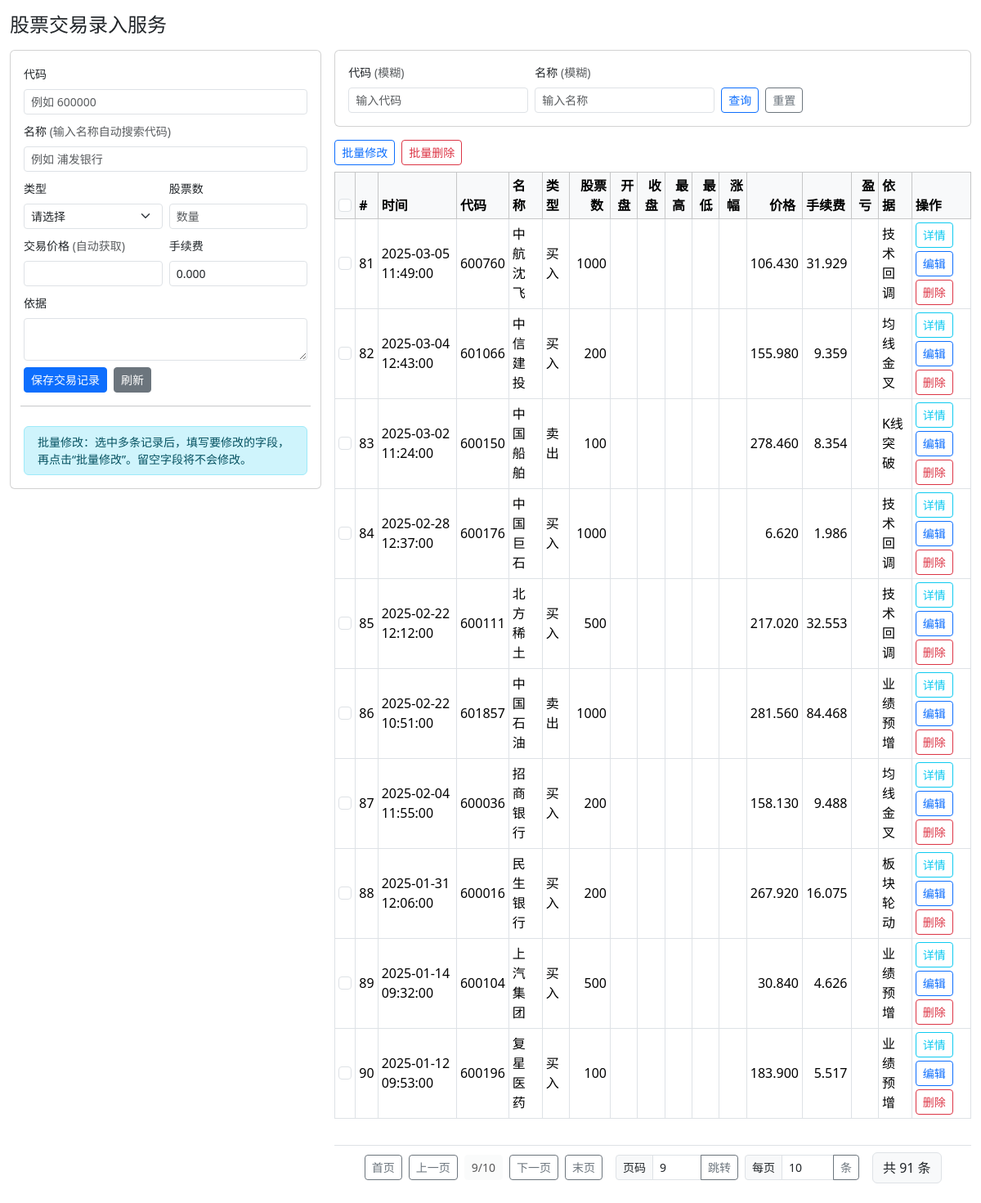
The app's page /?stock_code=&page=9&per_page=10 with its own data.
### tables this page shows
CREATE TABLE trade_records (
        id INTEGER PRIMARY KEY AUTOINCREMENT,
        trade_time TIMESTAMP NOT NULL,
        stock_code TEXT NOT NULL,
        stock_name TEXT NOT NULL,
        trade_type TEXT NOT NULL,
        quantity INTEGER NOT NULL,
        opening_price REAL,
        closing_price REAL,
        trade_price REAL NOT NULL,
        commission_fee REAL NOT NULL DEFAULT 0,
        profit_loss REAL,
        profit_loss_reason TEXT,
        trade_basis TEXT NOT NULL,
        created_at TIMESTAMP DEFAULT CURRENT_TIMESTAMP,
        updated_at TIMESTAMP DEFAULT CURRENT_TIMESTAMP
    , high_price REAL, low_price REAL);

### web_app.py (the view)
@app.route('/')
def index():
    stock_code = request.args.get('stock_code', '').strip()
    stock_name = request.args.get('stock_name', '').strip()
    page = request.args.get('page', str(1))
    per_page = request.args.get('per_page', str(PAGE_SIZE))
    current_page = parse_int(page, 1)
    current_per_page = parse_int(per_page, PAGE_SIZE)
    current_per_page = max(1, min(current_per_page, 1000))
    total = count_records(
        stock_code if stock_code else None,
        stock_name if stock_name else None
    )
    total_pages = max(1, (total + current_per_page - 1) // current_per_page)
    current_page = min(current_page, total_pages)
    records = query_records(
        stock_code if stock_code else None,
        stock_name if stock_name else None,
        page=current_page,
        per_page=current_per_page
    )
    summary = get_stock_summary(stock_code) if stock_code else None
    return render_template(
        'index.html',
        records=records,
        summary=summary,
        stock_code=stock_code,
        stock_name=stock_name,
        current_page=current_page,
        current_per_page=current_per_page,
        total_pages=total_pages,
        total_records=total,
        per_page_options=PER_PAGE_OPTIONS,
    )

### trade_service.py (called while the page is built)
def format_trade_time(raw_time: Optional[str]) -> Optional[str]:
    if raw_time is None:
        return None
    try:
        parsed = datetime.fromisoformat(raw_time)
        return parsed.strftime('%Y-%m-%d %H:%M:%S')
    except ValueError:
        try:
            parsed = datetime.strptime(raw_time, '%Y-%m-%d %H:%M:%S')
            return parsed.strftime('%Y-%m-%d %H:%M:%S')
        except ValueError:
            return raw_time

def count_records(stock_code: Optional[str] = None, stock_name: Optional[str] = None) -> int:
    conn = sqlite3.connect(DB_FILE)
    cursor = conn.cursor()
    conditions = []
    params = []
    if stock_code:
        conditions.append('stock_code LIKE ?')
        params.append(f'%{stock_code.upper()}%')
    if stock_name:
        conditions.append('stock_name LIKE ?')
        params.append(f'%{stock_name}%')
    if conditions:
        where_clause = 'WHERE ' + ' AND '.join(conditions)
        cursor.execute(f'SELECT COUNT(*) FROM trade_records {where_clause}', tuple(params))
    else:
        cursor.execute('SELECT COUNT(*) FROM trade_records')
    total = cursor.fetchone()[0]
    conn.close()
    return total

### web_app.py (called while the page is built)
@app.template_filter('decimal3')
def decimal3(value):
    if value is None:
        return ''
    try:
        return f"{float(value):.3f}"
    except (TypeError, ValueError):
        return value

def parse_int(value: str, default: int) -> int:
    try:
        return max(1, int(value))
    except (TypeError, ValueError):
        return default

### templates/index.html (shortened to what this page needs)
<!DOCTYPE html>
<html lang="zh-CN">
<head>
    <link rel="stylesheet" href="{{ url_for('static', filename='css/bootstrap.min.css') }}" />
</head>
<body>
<div class="container-fluid py-3">
    <h1 class="mb-3 fs-4">股票交易录入服务</h1>
    <div class="row gx-3">
        <div class="col-xl-4">
            <div class="card mb-3">
                <div class="card-body py-3">
                    <form id="main-form" action="{{ url_for('submit') }}" method="post" class="row gx-2 gy-2">
                        <div class="col-12 position-relative">
                            <label class="form-label small">代码</label>
                            <input type="text" name="stock_code" id="stock_code_input" class="form-control form-control-sm" placeholder="例如 600000" value="{{ edit_record.stock_code if edit_record else stock_code }}" />
                        </div>
                        <div class="col-12">
                            <label class="form-label small">名称 <span class="text-muted">(输入名称自动搜索代码)</span></label>
                            <input type="text" name="stock_name" id="stock_name_input" class="form-control form-control-sm" placeholder="例如 浦发银行" value="{{ edit_record.stock_name if edit_record else '' }}" />
                        </div>
                        <div class="col-6">
                            <label class="form-label small">类型</label>
                            <select name="trade_type" class="form-select form-select-sm" required>
                                <option value="" {% if not edit_record %}selected{% endif %}>请选择</option>
                            </select>
                        </div>
                        <div class="col-6">
                            <label class="form-label small">股票数</label>
                            <input type="number" name="quantity" class="form-control form-control-sm" min="1" placeholder="数量" required value="{{ edit_record.quantity if edit_record else '' }}" />
                        </div>
                        <div class="col-6">
                            <label class="form-label small">交易价格 <span class="text-muted">(自动获取)</span></label>
                            <input type="text" name="trade_price" id="trade_price" class="form-control form-control-sm" required value="{{ edit_record.trade_price|decimal3 if edit_record and edit_record.trade_price is not none else '' }}" />
                        </div>
                        <div class="col-6">
                            <label class="form-label small">手续费</label>
                            <input type="text" name="commission_fee" class="form-control form-control-sm" value="{{ edit_record.commission_fee|decimal3 if edit_record and edit_record.commission_fee is not none else '0.000' }}" />
                        </div>
                        <div class="col-12">
                            <label class="form-label small">依据</label>
                            <textarea name="trade_basis" class="form-control form-control-sm" rows="2" required>{{ edit_record.trade_basis if edit_record else '' }}</textarea>
                        </div>
                        <div class="col-12 d-flex flex-wrap gap-2 align-items-center">
                            <button type="submit" class="btn btn-primary btn-sm">{% if edit_record %}更新交易记录{% else %}保存交易记录{% endif %}</button>
                            <a href="{{ url_for('index', stock_code=stock_code, page=current_page, per_page=current_per_page) }}" class="btn btn-secondary btn-sm">刷新</a>
                        </div>
                        <hr class="my-3">
                        <div class="col-12">
                            <div class="alert alert-info py-2 mb-0 small">
                                批量修改：选中多条记录后，填写要修改的字段，再点击“批量修改”。留空字段将不会修改。
                            </div>
                        </div>
                    </form>
                </div>
            </div>
        </div>
        <div class="col-xl-8">
            <div class="card mb-3">
                <div class="card-body">
                    <form method="get" action="{{ url_for('index') }}" class="row g-2 align-items-end">
                        <div class="col-auto">
                            <label class="form-label small d-block">代码 <span class="text-muted">(模糊)</span></label>
                            <input type="text" name="stock_code" class="form-control form-control-sm" placeholder="输入代码" value="{{ stock_code }}" />
                        </div>
                        <div class="col-auto">
                            <label class="form-label small d-block">名称 <span class="text-muted">(模糊)</span></label>
                            <input type="text" name="stock_name" class="form-control form-control-sm" placeholder="输入名称" value="{{ stock_name }}" />
                        </div>
                        <div class="col-auto d-flex gap-2">
                            <button type="submit" class="btn btn-outline-primary btn-sm">查询</button>
                            <a href="{{ url_for('index') }}" class="btn btn-outline-secondary btn-sm">重置</a>
                        </div>
                    </form>
                </div>
            </div>
            <div class="d-flex flex-wrap gap-2 justify-content-start mb-2">
                <button type="button" form="main-form" formaction="{{ url_for('bulk_action', stock_code=stock_code, page=current_page, per_page=current_per_page) }}" formmethod="post" name="action" value="update" class="btn btn-outline-primary btn-sm">批量修改</button>
                <button type="button" form="main-form" formaction="{{ url_for('bulk_action', stock_code=stock_code, page=current_page, per_page=current_per_page) }}" formmethod="post" name="action" value="delete" class="btn btn-outline-danger btn-sm" onclick="return confirmBulkDelete(this);">批量删除</button>
            </div>
            <div class="table-responsive mb-3">
                <table class="table table-sm table-bordered align-middle">
            <thead class="table-light">
                <tr>
                    <th>
                        <input class="form-check-input" type="checkbox" id="select-all" />
                    </th>
                    <th>#</th>
                    <th class="sortable" data-sort-key="trade_time">时间 </th>
                    <th class="sortable" data-sort-key="stock_code">代码 </th>
                    <th class="sortable" data-sort-key="stock_name">名称 </th>
                    <th class="sortable" data-sort-key="trade_type">类型 </th>
                    <th class="sortable text-end" data-sort-key="quantity">股票数 </th>
                    <th class="sortable text-end" data-sort-key="opening_price">开盘 </th>
                    <th class="sortable text-end" data-sort-key="closing_price">收盘 </th>
                    <th class="sortable text-end" data-sort-key="high_price">最高 </th>
                    <th class="sortable text-end" data-sort-key="low_price">最低 </th>
                    <th class="sortable text-end" data-sort-key="change_ratio">涨幅 </th>
                    <th class="sortable text-end" data-sort-key="trade_price">价格 </th>
                    <th class="sortable text-end" data-sort-key="commission_fee">手续费 </th>
                    <th class="sortable text-end" data-sort-key="profit_loss">盈亏 </th>
                    <th class="sortable" data-sort-key="trade_basis">依据 </th>
                    <th>操作</th>
                </tr>
            </thead>
            <tbody>
                {% for row in records %}
                <tr>
                    <td>
                        <input class="form-check-input select-record" type="checkbox" name="selected_ids" value="{{ row.id }}" form="main-form" />
                    </td>
                    <td>{{ (current_page - 1) * current_per_page + loop.index }}</td>
                    <td>{{ row.trade_time }}</td>
                    <td>{{ row.stock_code or '' }}</td>
                    <td>{{ row.stock_name }}</td>
                    <td>{{ '买入' if row.trade_type == 'buy' else '卖出' if row.trade_type == 'sell' else row.trade_type }}</td>
                    <td class="text-end">{{ row.quantity }}</td>
                    <td class="text-end">{{ row.opening_price|decimal3 }}</td>
                    <td class="text-end">{{ row.closing_price|decimal3 }}</td>
                    <td class="text-end">{{ row.high_price|decimal3 }}</td>
                    <td class="text-end">{{ row.low_price|decimal3 }}</td>
                    <td class="text-end"></td>
                    <td class="text-end">{{ row.trade_price|decimal3 }}</td>
                    <td class="text-end">{{ row.commission_fee|decimal3 }}</td>
                    <td class="text-end">{{ row.profit_loss|decimal3 if row.profit_loss is not none else '' }}</td>
                    <td>{{ row.trade_basis }}</td>
                    <td>
                        <a href="{{ url_for('detail', record_id=row.id, stock_code=stock_code, page=current_page, per_page=current_per_page) }}" class="btn btn-sm btn-outline-info mb-1">详情</a>
                        <a href="{{ url_for('edit', record_id=row.id, stock_code=stock_code, page=current_page, per_page=current_per_page) }}" class="btn btn-sm btn-outline-primary mb-1">编辑</a>
                        <button type="button" class="btn btn-sm btn-outline-danger delete-btn" data-delete-url="{{ url_for('delete', record_id=row.id, stock_code=stock_code, page=current_page, per_page=current_per_page) }}">删除</button>
                    </td>
                </tr>
                {% endfor %}
            </tbody>
        </table>
            </div>
            <nav aria-label="页面导航">
                <div class="d-flex gap-2 align-items-center py-2 border-top justify-content-center overflow-auto" style="white-space: nowrap;">
                    <div class="d-flex gap-2 align-items-center flex-nowrap">
                        <a class="btn btn-outline-secondary btn-sm {% if current_page <= 1 %}disabled{% endif %}"
                           {% if current_page > 1 %}href="{{ url_for('index', stock_code=stock_code, page=1, per_page=current_per_page) }}"{% else %}href="#" tabindex="-1" aria-disabled="true"{% endif %}>
                            首页
                        </a>
                        <a class="btn btn-outline-secondary btn-sm {% if current_page <= 1 %}disabled{% endif %}"
                           {% if current_page > 1 %}href="{{ url_for('index', stock_code=stock_code, page=current_page-1, per_page=current_per_page) }}"{% else %}href="#" tabindex="-1" aria-disabled="true"{% endif %}>
                            上一页
                        </a>
                        <span class="btn btn-light btn-sm disabled">{{ current_page }}/{{ total_pages }}</span>
                        <a class="btn btn-outline-secondary btn-sm {% if current_page >= total_pages %}disabled{% endif %}"
                           {% if current_page < total_pages %}href="{{ url_for('index', stock_code=stock_code, page=current_page+1, per_page=current_per_page) }}"{% else %}href="#" tabindex="-1" aria-disabled="true"{% endif %}>
                            下一页
                        </a>
                        <a class="btn btn-outline-secondary btn-sm {% if current_page >= total_pages %}disabled{% endif %}"
                           {% if current_page < total_pages %}href="{{ url_for('index', stock_code=stock_code, page=total_pages, per_page=current_per_page) }}"{% else %}href="#" tabindex="-1" aria-disabled="true"{% endif %}>
                            末页
                        </a>
                        <div class="input-group input-group-sm ms-2" style="min-width: 130px; max-width: 150px;">
                            <span class="input-group-text">页码</span>
                            <input type="number" class="form-control pagination-page-input" min="1" max="{{ total_pages }}" value="{{ current_page }}" aria-label="跳转页码" />
                            <button type="button" class="btn btn-outline-secondary btn-sm" onclick="jumpPage()">跳转</button>
                        </div>
                        <div class="input-group input-group-sm" style="min-width: 120px; max-width: 140px;">
                            <span class="input-group-text">每页</span>
                            <input type="number" class="form-control pagination-per-page-input" min="1" max="1000" value="{{ current_per_page }}" aria-label="每页条数" />
                            <button type="button" class="btn btn-outline-secondary btn-sm" onclick="changePerPage()">条</button>
                        </div>
                        <span class="input-group-text border bg-light ms-2">
                            共 {{ total_records }} 条
                        </span>
                    </div>
                </div>
            </nav>
        </div>
    </div>
</body>
</html>

### templates/index.html (style rules this page uses)
th.sortable { cursor: pointer; user-select: none; }

### records on screen
trade_records: index "81", trade_time "2025-03-05 11:49:00", stock_code "600760", stock_name "中航沈飞", trade_type "买入", quantity "1000", trade_price|decimal3 "106.430", commission_fee|decimal3 "31.929", trade_basis "技术回调"
trade_records: index "82", trade_time "2025-03-04 12:43:00", stock_code "601066", stock_name "中信建投", trade_type "买入", quantity "200", trade_price|decimal3 "155.980", commission_fee|decimal3 "9.359", trade_basis "均线金叉"
trade_records: index "83", trade_time "2025-03-02 11:24:00", stock_code "600150", stock_name "中国船舶", trade_type "卖出", quantity "100", trade_price|decimal3 "278.460", commission_fee|decimal3 "8.354", trade_basis "K线突破"
trade_records: index "84", trade_time "2025-02-28 12:37:00", stock_code "600176", stock_name "中国巨石", trade_type "买入", quantity "1000", trade_price|decimal3 "6.620", commission_fee|decimal3 "1.986", trade_basis "技术回调"
trade_records: index "85", trade_time "2025-02-22 12:12:00", stock_code "600111", stock_name "北方稀土", trade_type "买入", quantity "500", trade_price|decimal3 "217.020", commission_fee|decimal3 "32.553", trade_basis "技术回调"
trade_records: index "86", trade_time "2025-02-22 10:51:00", stock_code "601857", stock_name "中国石油", trade_type "卖出", quantity "1000", trade_price|decimal3 "281.560", commission_fee|decimal3 "84.468", trade_basis "业绩预增"
trade_records: index "87", trade_time "2025-02-04 11:55:00", stock_code "600036", stock_name "招商银行", trade_type "买入", quantity "200", trade_price|decimal3 "158.130", commission_fee|decimal3 "9.488", trade_basis "均线金叉"
trade_records: index "88", trade_time "2025-01-31 12:06:00", stock_code "600016", stock_name "民生银行", trade_type "买入", quantity "200", trade_price|decimal3 "267.920", commission_fee|decimal3 "16.075", trade_basis "板块轮动"
trade_records: index "89", trade_time "2025-01-14 09:32:00", stock_code "600104", stock_name "上汽集团", trade_type "买入", quantity "500", trade_price|decimal3 "30.840", commission_fee|decimal3 "4.626", trade_basis "业绩预增"
trade_records: (current_page-1)*current_per_page+loop.index "90", trade_time "2025-01-12 09:53:00", stock_code "600196", stock_name "复星医药", trade_type "买入", quantity "100", trade_price|decimal3 "183.900", commission_fee|decimal3 "5.517", trade_basis "业绩预增"

### other values on screen
{{ current_page }} "9"
{{ total_pages }} "10"
{{ total_records }} "91"
